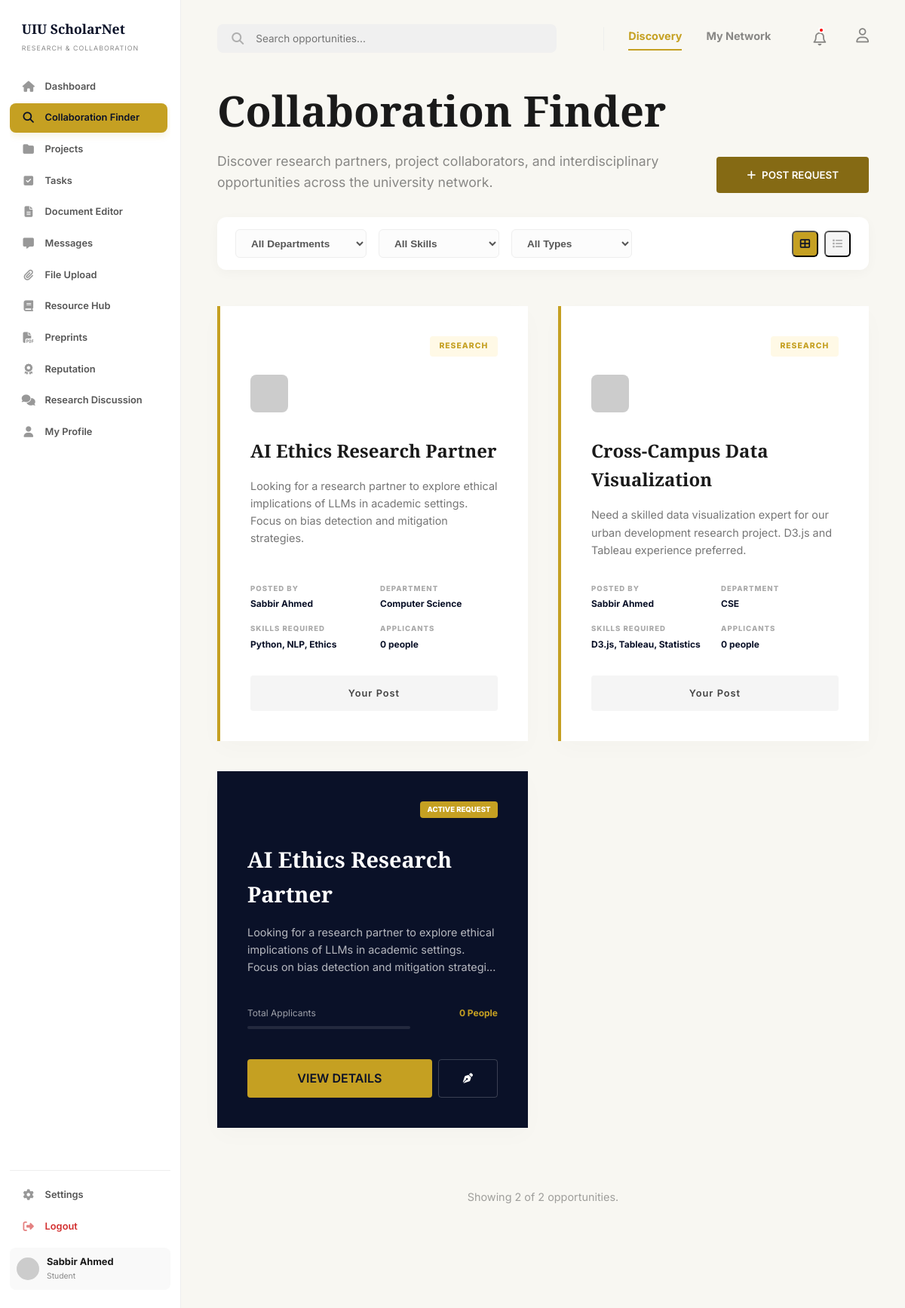
The page /dashboard/collaboration.php (signed in) on the database its author committed.
### tables this page shows
CREATE TABLE IF NOT EXISTS users (
    id INT AUTO_INCREMENT PRIMARY KEY,
    full_name VARCHAR(100) NOT NULL,
    email VARCHAR(100) UNIQUE NOT NULL,
    password VARCHAR(255) NOT NULL,
    role ENUM('student', 'faculty') DEFAULT 'student',
    department VARCHAR(100),
    interests TEXT,
    skills TEXT,
    points INT DEFAULT 0,
    created_at TIMESTAMP DEFAULT CURRENT_TIMESTAMP
);

CREATE TABLE IF NOT EXISTS collaboration_posts (
    id INT AUTO_INCREMENT PRIMARY KEY,
    user_id INT,
    title VARCHAR(255) NOT NULL,
    department VARCHAR(100),
    description TEXT,
    skills_required TEXT,
    opportunity_type VARCHAR(50) DEFAULT 'Research',
    status VARCHAR(20) DEFAULT 'open',
    slots_total INT DEFAULT 10,
    created_at TIMESTAMP DEFAULT CURRENT_TIMESTAMP,
    FOREIGN KEY (user_id) REFERENCES users(id) ON DELETE CASCADE
);

### includes/auth_check.php (called while the page is built, shortened)
<?php
require_once('db_connect.php');
$user_id = (int)$_SESSION['user_id'];
$stmt = $conn->prepare("SELECT * FROM users WHERE id = ?");
$stmt->bind_param("i", $user_id);
$stmt->execute();
$user_result = $stmt->get_result();
$user_data = $user_result->fetch_assoc();
?>

### dashboard/collaboration.php (the view, shortened to what this page needs)
<?php
require_once('../includes/auth_check.php');
$search = trim((string)($_GET['q'] ?? ''));
$view = trim((string)($_GET['view'] ?? 'grid'));
$view = ($view === 'list') ? 'list' : 'grid';
$tab = trim((string)($_GET['tab'] ?? 'discovery'));
$page = (int)($_GET['page'] ?? 1);
$perPage = 9;
$offset = ($page - 1) * $perPage;
$ptStmt = $conn->prepare("SELECT COUNT(*) as total FROM tasks WHERE assigned_to = ? AND status != 'done'");
$ptStmt->bind_param("i", $user_id);
$ptStmt->execute();
$pending_tasks = (int)($ptStmt->get_result()->fetch_assoc()['total'] ?? 0);
$crStmt = $conn->prepare("SELECT COUNT(*) as total FROM collaboration_applications ca JOIN collaboration_posts cp ON ca.post_id = cp.id WHERE cp.user_id = ? AND ca.status = 'pending'");
$crStmt->bind_param("i", $user_id);
$crStmt->execute();
$collab_requests = (int)($crStmt->get_result()->fetch_assoc()['total'] ?? 0);
$bindStmt = static function (mysqli_stmt $stmt, string $types, array $params): void {
    if ($types === '' || count($params) === 0) {
        return;
    }
    $refs = [];
    foreach ($params as $i => $value) {
        $refs[$i] = &$params[$i];
    }
    array_unshift($refs, $types);
    call_user_func_array([$stmt, 'bind_param'], $refs);
};
$whereTypes = '';
$whereValues = [];
$whereSql = '';
$countSql = "SELECT COUNT(*) AS total
             FROM collaboration_posts cp" . $whereSql;
$countStmt = $conn->prepare($countSql);
$countStmt->execute();
$totalRows = (int)($countStmt->get_result()->fetch_assoc()['total'] ?? 0);
$postsSql = "SELECT cp.*, u.full_name,
                    COALESCE(a.total_applicants, 0) AS total_applicants,
                    ua.id AS user_applied
             FROM collaboration_posts cp
             JOIN users u ON cp.user_id = u.id
             LEFT JOIN (
                SELECT post_id, COUNT(*) AS total_applicants
                FROM collaboration_applications
                GROUP BY post_id
             ) a ON a.post_id = cp.id
             LEFT JOIN collaboration_applications ua
                ON ua.post_id = cp.id AND ua.user_id = ?
             " . $whereSql . "
             ORDER BY cp.created_at DESC
             LIMIT ? OFFSET ?";
$postsStmt = $conn->prepare($postsSql);
$postTypes = 'i' . $whereTypes . 'ii';
$postValues = array_merge([$user_id], $whereValues, [$perPage, $offset]);
$bindStmt($postsStmt, $postTypes, $postValues);
$postsStmt->execute();
$postsResult = $postsStmt->get_result();
$spotlightStmt = $conn->prepare(
    "SELECT cp.*, u.full_name, COALESCE(a.total_applicants, 0) AS total_applicants
     FROM collaboration_posts cp
     JOIN users u ON cp.user_id = u.id
     LEFT JOIN (
        SELECT post_id, COUNT(*) AS total_applicants
        FROM collaboration_applications
        GROUP BY post_id
     ) a ON a.post_id = cp.id
     WHERE cp.status = 'open'
     ORDER BY total_applicants DESC, cp.created_at DESC
     LIMIT 1"
);
$spotlightStmt->execute();
$spotlight = $spotlightStmt->get_result()->fetch_assoc();
?>
<!DOCTYPE html>
<html lang="en">
<head>
    <link rel="stylesheet" href="https://cdnjs.cloudflare.com/ajax/libs/font-awesome/6.4.0/css/all.min.css">
    <link rel="stylesheet" href="../assets/css/style.css">
</head>
<body class="dashboard-page">
    <?php include('../includes/sidebar.php'); ?>
    <main class="main-content">
        <header class="dash-header dash-header-collab">
            <form method="GET" class="search-container collab-search-form">
                <i class="fa-solid fa-magnifying-glass search-icon"></i>
                <input type="text" name="q" value="<?php echo htmlspecialchars($search); ?>" placeholder="Search opportunities...">
            </form>
            <div class="header-actions">
                <div class="nav-links-row">
                    <a href="?<?php echo http_build_query(array_merge($_GET, ['tab' => 'discovery', 'page' => 1])); ?>" class="<?php echo ($tab === 'discovery') ? 'nav-link-active' : 'nav-link-inactive'; ?>">Discovery</a>
                    <a href="?<?php echo http_build_query(array_merge($_GET, ['tab' => 'network', 'page' => 1])); ?>" class="<?php echo ($tab === 'network') ? 'nav-link-active' : 'nav-link-inactive'; ?>">My Network</a>
                </div>
                <div class="header-icons">
                    <a href="#" class="notification-icon" style="color: inherit; text-decoration: none; position: relative;">
                        <i class="fa-regular fa-bell header-icon"></i>
                        <?php if ($collab_requests > 0 || $pending_tasks > 0): ?>
                            <span class="notification-dot" style="top: 0px; right: 2px;"></span>
                        <?php endif; ?>
                    </a>
                    <a href="profile.php" style="color: inherit; text-decoration: none;">
                        <i class="fa-regular fa-user header-icon"></i>
                    </a>
                </div>
            </div>
        </header>
        <section class="discovery-header">
            <div class="discovery-main">
                <div>
                    <h1 class="discovery-title">Collaboration Finder</h1>
                    <p class="discovery-desc">Discover research partners, project collaborators, and interdisciplinary opportunities across the university network.</p>
                </div>
                <button class="btn btn-primary btn-post-request" onclick="openModal()">
                    <i class="fa-solid fa-plus"></i> POST REQUEST
                </button>
            </div>
            <form method="GET" class="filter-bar" id="collabFilterForm">
                <div class="filter-group">
                    <select class="filter-select" name="department">
                        <option value="all">All Departments</option>
                    </select>
                    <select class="filter-select" name="skill">
                        <option value="all">All Skills</option>
                    </select>
                    <select class="filter-select" name="type">
                        <option value="all">All Types</option>
                    </select>
                </div>
                <div class="view-toggles">
                    <button type="button" class="view-btn <?php echo ($view === 'grid') ? 'active' : ''; ?>" data-view="grid" aria-label="Grid view">
                        <i class="fa-solid fa-table-cells-large"></i>
                    </button>
                    <button type="button" class="view-btn <?php echo ($view === 'list') ? 'active' : ''; ?>" data-view="list" aria-label="List view">
                        <i class="fa-solid fa-list"></i>
                    </button>
                </div>
            </form>
        </section>
        <div class="collaboration-grid collab-grid-3 <?php echo ($view === 'list') ? 'collab-list-view' : ''; ?>">
            <?php while ($row = $postsResult->fetch_assoc()): ?>
                <div class="collab-card">
                    <div class="card-tag"><?php echo strtoupper(htmlspecialchars((string)($row['opportunity_type'] ?? 'Research'))); ?></div>
                    <div class="card-author-info">
                        <img src="https://ui-avatars.com/api/?name=<?php echo urlencode($row['full_name']); ?>&background=f5f5f5&color=0a1128" alt="Author">
                    </div>
                    <h3 class="card-title"><?php echo htmlspecialchars((string)$row['title']); ?></h3>
                    <p class="card-desc">
                        <?php                        $desc = (string)($row['description'] ?? '');
                        echo htmlspecialchars((strlen($desc) > 150) ? substr($desc, 0, 150) . '...' : $desc);
                        ?>
                    </p>
                    <div class="meta-grid">
                        <div class="meta-block">
                            <span class="meta-label">Posted By</span>
                            <span class="meta-value"><?php echo htmlspecialchars((string)$row['full_name']); ?></span>
                        </div>
                        <div class="meta-block">
                            <span class="meta-label">Department</span>
                            <span class="meta-value"><?php echo htmlspecialchars((string)$row['department']); ?></span>
                        </div>
                        <div class="meta-block">
                            <span class="meta-label">Skills Required</span>
                            <span class="meta-value"><?php echo htmlspecialchars((string)($row['skills_required'] ?: 'Not specified')); ?></span>
                        </div>
                        <div class="meta-block">
                            <span class="meta-label">Applicants</span>
                            <span class="meta-value"><?php echo (int)$row['total_applicants']; ?> people</span>
                        </div>
                    </div>
                    <?php if ((int)$row['user_id'] === (int)$user_id): ?>
                        <button class="btn btn-apply" type="button" disabled>Your Post</button>
                    <?php elseif (!empty($row['user_applied'])): ?>
                        <button class="btn btn-apply btn-applied" type="button" disabled>Applied</button>
                    <?php endif; ?>
                </div>
            <?php endwhile; ?>
            <?php if ($spotlight): ?>
                <div class="collab-card collab-spotlight">
                    <div class="spotlight-header">
                        <span class="spotlight-badge">ACTIVE REQUEST</span>
                    </div>
                    <h3 class="spotlight-title"><?php echo htmlspecialchars((string)$spotlight['title']); ?></h3>
                    <p class="spotlight-desc">
                        <?php
                        $spotDesc = (string)($spotlight['description'] ?? '');
                        echo htmlspecialchars((strlen($spotDesc) > 140) ? substr($spotDesc, 0, 140) . '...' : $spotDesc);
                        ?>
                    </p>
                    <div class="spotlight-mb">
                        <div class="applicants-row">
                            <span class="applicants-label">Total Applicants</span>
                            <span class="applicants-count"><?php echo (int)$spotlight['total_applicants']; ?> People</span>
                        </div>
                        <div class="progress-bar spotlight-progress">
                        </div>
                    </div>
                    <div class="spotlight-actions">
                        <a href="?q=<?php echo urlencode((string)$spotlight['title']); ?>" class="btn btn-primary btn-view-details">VIEW DETAILS</a>
                        <button class="btn btn-outline btn-edit-white" type="button" disabled><i class="fa-solid fa-pen-nib"></i></button>
                    </div>
                </div>
            <?php endif; ?>
        </div>
        <div class="pagination">
            <p class="pagination-info">Showing <?php echo min($perPage, max(0, $totalRows - $offset)); ?> of <?php echo $totalRows; ?> opportunities.</p>
        </div>
    </main>
</body>
</html>

### includes/sidebar.php
<aside class="sidebar">
    <div class="logo">UIU ScholarNet</div>
    <div class="sidebar-subtitle">RESEARCH & COLLABORATION</div>
    <nav class="sidebar-menu">
        <a href="index.php" class="menu-item <?php echo (basename($_SERVER['PHP_SELF']) == 'index.php') ? 'active' : ''; ?>">
            <i class="fa-solid fa-house"></i> Dashboard
        </a>
        <a href="collaboration.php" class="menu-item <?php echo (basename($_SERVER['PHP_SELF']) == 'collaboration.php') ? 'active' : ''; ?>">
            <i class="fa-solid fa-magnifying-glass"></i> Collaboration Finder
        </a>
        <a href="projects.php" class="menu-item <?php echo (basename($_SERVER['PHP_SELF']) == 'projects.php') ? 'active' : ''; ?>">
            <i class="fa-solid fa-folder"></i> Projects
        </a>
        <a href="tasks.php" class="menu-item <?php echo (basename($_SERVER['PHP_SELF']) == 'tasks.php') ? 'active' : ''; ?>">
            <i class="fa-solid fa-square-check"></i> Tasks
        </a>
        <a href="document_editor.php" class="menu-item <?php echo (basename($_SERVER['PHP_SELF']) == 'document_editor.php') ? 'active' : ''; ?>">
            <i class="fa-solid fa-file-lines"></i> Document Editor
        </a>
        <a href="messages.php" class="menu-item <?php echo (basename($_SERVER['PHP_SELF']) == 'messages.php') ? 'active' : ''; ?>">
            <i class="fa-solid fa-message"></i> Messages
        </a>
        <a href="file_upload.php" class="menu-item <?php echo (basename($_SERVER['PHP_SELF']) == 'file_upload.php') ? 'active' : ''; ?>">
            <i class="fa-solid fa-paperclip"></i> File Upload
        </a>
        <a href="resources.php" class="menu-item <?php echo (basename($_SERVER['PHP_SELF']) == 'resources.php') ? 'active' : ''; ?>">
            <i class="fa-solid fa-book"></i> Resource Hub
        </a>
        <a href="preprints.php" class="menu-item <?php echo (basename($_SERVER['PHP_SELF']) == 'preprints.php' || basename($_SERVER['PHP_SELF']) == 'preprint_details.php') ? 'active' : ''; ?>">
            <i class="fa-solid fa-file-pdf"></i> Preprints
        </a>
        <a href="profile.php" class="menu-item"><i class="fa-solid fa-award"></i> Reputation</a>
        <a href="messages.php" class="menu-item"><i class="fa-solid fa-comments"></i> Research Discussion</a>
        <a href="profile.php" class="menu-item <?php echo (basename($_SERVER['PHP_SELF']) == 'profile.php') ? 'active' : ''; ?>">
            <i class="fa-solid fa-user"></i> My Profile
        </a>
    </nav>
    <div class="sidebar-footer">
        <a href="profile.php" class="menu-item"><i class="fa-solid fa-gear"></i> Settings</a>
        <a href="../auth/logout.php" class="menu-item logout-link"><i class="fa-solid fa-right-from-bracket"></i> Logout</a>
        <div class="user-profile-small">
            <img src="https://ui-avatars.com/api/?name=<?php echo urlencode($user_data['full_name']); ?>&background=0a1128&color=fff" alt="User">
            <div>
                <div class="user-name"><?php echo $user_data['full_name']; ?></div>
                <div class="user-role"><?php echo ucfirst($user_data['role']); ?></div>
            </div>
        </div>
    </div>
</aside>

### rows shown on the page
users: full_name "Sabbir Ahmed", role "Student"
collaboration_posts: opportunity_type "RESEARCH", title "AI Ethics Research Partner", description "Looking for a research partner to explore ethical implications of LLMs in academic settings. Focus on bias detection and mitigation strategies.", user.full_name "Sabbir Ahmed", department "Computer Science", skills_required "Python, NLP, Ethics", total_applicants "0", shows "Your Post", description "Looking for a research partner to explore ethical implications of LLMs in academic settings. Focus on bias detection and mitigation strategi..."
collaboration_posts: opportunity_type "RESEARCH", title "Cross-Campus Data Visualization", description "Need a skilled data visualization expert for our urban development research project. D3.js and Tableau experience preferred.", user.full_name "Sabbir Ahmed", department "CSE", skills_required "D3.js, Tableau, Statistics", total_applicants "0", shows "Your Post"

### other values the page prints
$spotlight['total_applicants'] "0"
min($perPage, max(0, $totalRows - $offset)) "2"
$totalRows "2"
